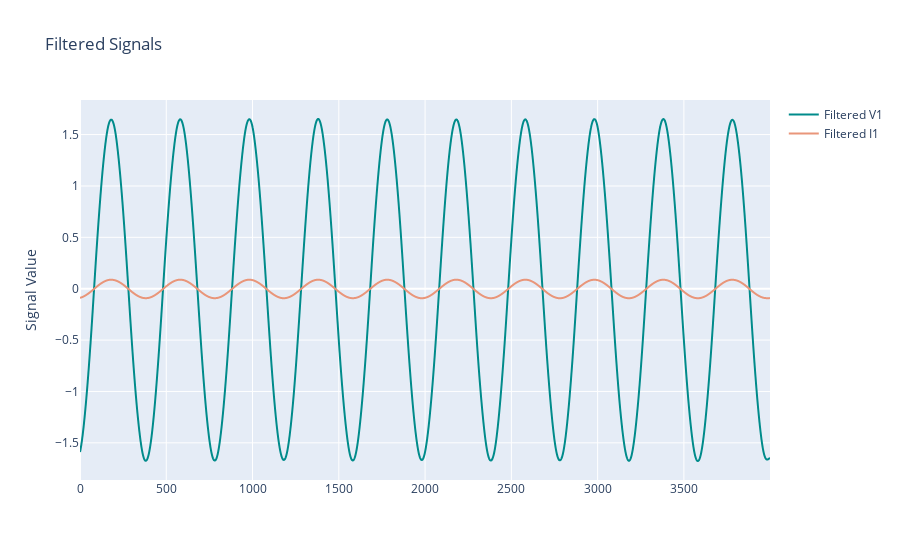

Notebook source saved alongside this figure:
### Code cell
fig = go.Figure()

fig.add_trace(go.Scatter(
            y = V1_filt,
            line =  dict(shape =  'spline', color = 'darkcyan'),
            name = 'Filtered V1',
            ))

fig.add_trace(go.Scatter(
            y = I1_filt,
            line =  dict(shape =  'spline', color = 'darksalmon'),
            name = 'Filtered I1',
            ))

fig.update_layout(
    title='Filtered Signals',
    # xaxis_title='',
    yaxis_title='Signal Value',
)

fig.show()

### Figure 1 — Plotly figure (JSON) as saved in the notebook; plotly's stock layout.template omitted (floating-point values rounded to 4 significant figures; data arrays with more than 128 entries replaced by an {"elided": "..."} marker saying what was removed)
{"data": [{"line": {"color": "darkcyan", "shape": "spline"}, "name": "Filtered V1", "type": "scatter", "y": {"elided": "4000 float values"}}, {"line": {"color": "darksalmon", "shape": "spline"}, "name": "Filtered I1", "type": "scatter", "y": {"elided": "4000 float values"}}], "layout": {"title": {"text": "Filtered Signals"}, "yaxis": {"title": {"text": "Signal Value"}}}}
